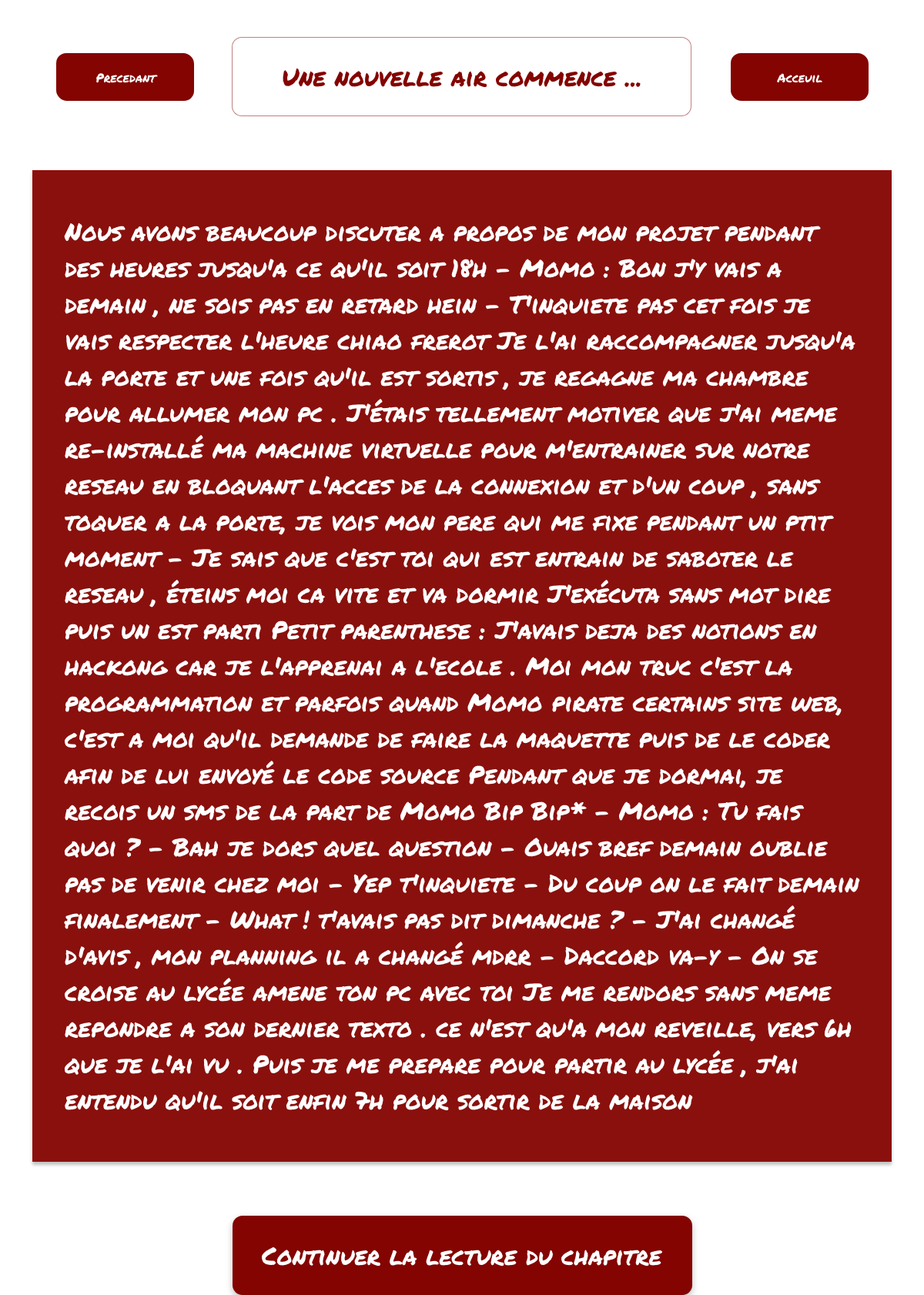
Screenshot of /nouvelle-aire/ with the database file from the repository.
### livre/models.py (models this page shows, shortened)
class BooksModel(models.Model):
    title = models.CharField(max_length=55, verbose_name='Titre')
    description = models.TextField(verbose_name='Description')
    publier = models.BooleanField(default=True)
    class Meta:
        verbose_name = 'Livre'

### livre/views.py (the view)
# urls.py: path('nouvelle-aire/', ArticleFour, name="nouvelle-aire"),
def ArticleFour(request):
    books = BooksModel.objects.get(id='4')
    return render(request, 'article_four.html', {'books': books})

### livre/templates/article_four.html (shortened to what this page needs)
{% extends 'article.html' %}
{% load static %}
{% block title %}
    <h1> {{ books.title }}</h1>
{% endblock %}
{% block previous %}
    <a href="{% url 'hacking' %}" class="btn1">Precedant</a>
{% endblock %}
{% block next %}
    <a href="{% url 'page-two' %}" class="btn2">Acceuil</a>
{% endblock %}
{% block content %}
    <p>{{ books.description }}</p>
{% endblock %}
{% block button %}
    <a href=" {% url 'demarrage-du-hack' %}">Continuer la lecture du chapitre</a>
{% endblock %}

### livre/templates/static/css/article.css (style rules this page uses)
* { margin: 0; padding: 0; box-sizing: border-box; }
body { font-family: 'Permanent Marker'; background-color: #fff; height: 1024px; }
.title h1 { color: #830400; font-style: normal; font-weight: 400; font-size: 32px; line-height: 47px; }
.item a { text-decoration: none; color: white; text-align: center; }
.btn1, .btn2 { width: 178px; height: 61px; background: #830400; border: 1px solid rgba(131, 4, 0, 0.5); border-radius: 13px; display: flex; justify-content: center; align-items: center; }
.item a { text-decoration: none; color: white; font-style: normal; font-weight: 400; font-size: 16px; line-height: 23px; }
.container p { font-style: normal; font-weight: 400; font-size: 32px; line-height: 47px; display: flex; align-items: center; color: #FFFFFF; }
.button a { text-decoration: none; width: 520px; height: 47px; font-family: 'Permanent Marker'; font-style: normal; font-weight: 400; font-size: 32px; line-height: 47px; display: flex; align-items: center; text-align: center; color: #FFFFFF; }

### rows the page displays
BooksModel: title "Une nouvelle air commence ...", description "Nous avons beaucoup discuter a propos de mon projet pendant des heures jusqu'a ce qu'il soit 18h - Momo : Bon j'y vais a demain , ne sois pas en retard hein - T'inquiete pas cet fois je vais respecter l'heure chiao frerot Je l'ai raccompagner jusqu'a la porte et une fois qu'il est sortis , je regagne ma chambre pour allumer mon pc . J'étais tellement motiver que j'ai meme re-installé ma machine virtuelle pour m'entrainer sur notre reseau en bloquant l'acces de la connexion et d'un coup , sans toquer a la porte, je vois mon pere qui me fixe pendant un ptit moment - Je sais que c'est toi qui est entrain de saboter le reseau , éteins moi ca vite et va dormir J'exécuta sans mot dire puis un est…"
